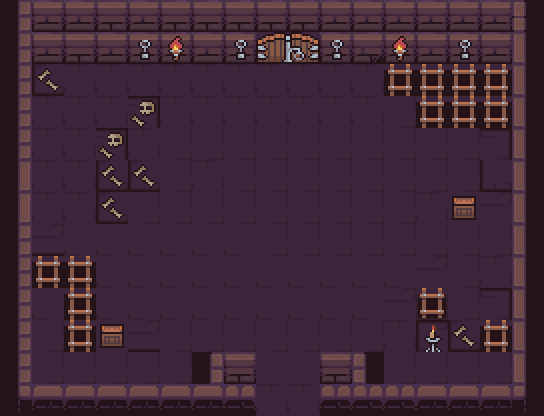

Tiled map render using the project's own tile images. Description and the whole map definition, tile-layer contents included, below:
An orthogonal 17x13 tile map with 32x32 px tiles, 1 tile layer (Tile Layer 2) and 2 objects (2x door).

<map version="1.10" tiledversion="1.11.2" orientation="orthogonal" renderorder="right-down" width="17" height="13" tilewidth="32" tileheight="32" infinite="0" nextlayerid="8" nextobjectid="28">
 <tileset firstgid="1" source="Dungeon_Tileset_at.tsx" />
 <layer id="4" name="Tile Layer 2" width="17" height="13">
  <data encoding="csv">
129,104,104,183,104,109,109,109,109,109,104,104,104,104,104,104,107,
129,104,183,104,124,103,104,124,184,185,124,105,103,104,124,104,203,
129,231,153,153,153,153,153,153,153,153,153,153,212,212,212,212,203,
129,153,153,153,202,153,153,153,153,153,153,153,135,212,212,212,203,
129,153,153,202,153,135,135,135,135,135,135,135,135,135,135,122,203,
198,153,153,231,231,135,153,135,135,135,135,135,135,135,135,151,203,
198,153,153,231,135,135,135,135,135,135,135,135,135,153,196,152,203,
129,233,138,138,138,138,138,138,135,135,135,135,135,135,135,135,203,
129,212,212,138,138,138,138,138,138,138,138,138,138,152,135,153,203,
129,138,212,138,138,138,138,138,138,138,138,138,152,216,135,122,203,
129,135,212,196,233,135,135,135,135,135,135,135,153,125,231,212,203,
129,135,135,135,135,135,182,183,217,217,183,187,135,135,135,135,203,
161,163,163,163,163,163,163,250,153,153,250,250,250,163,163,163,251
</data>
 </layer>
 <objectgroup id="5" name="Object Layer 2">
  <object id="24" name="door" x="255.559" y="372.197" width="65" height="35">
   <properties>
    <property name="target_stage" value="stage2" />
    <property name="target_x" type="float" value="400" />
    <property name="target_y" type="float" value="100" />
   </properties>
  </object>
  <object id="27" name="door" x="256.677" y="26.6049" width="65" height="35">
   <properties>
    <property name="target_stage" value="stage4" />
    <property name="target_x" type="float" value="400" />
    <property name="target_y" type="float" value="550" />
   </properties>
  </object>
 </objectgroup>
</map>
